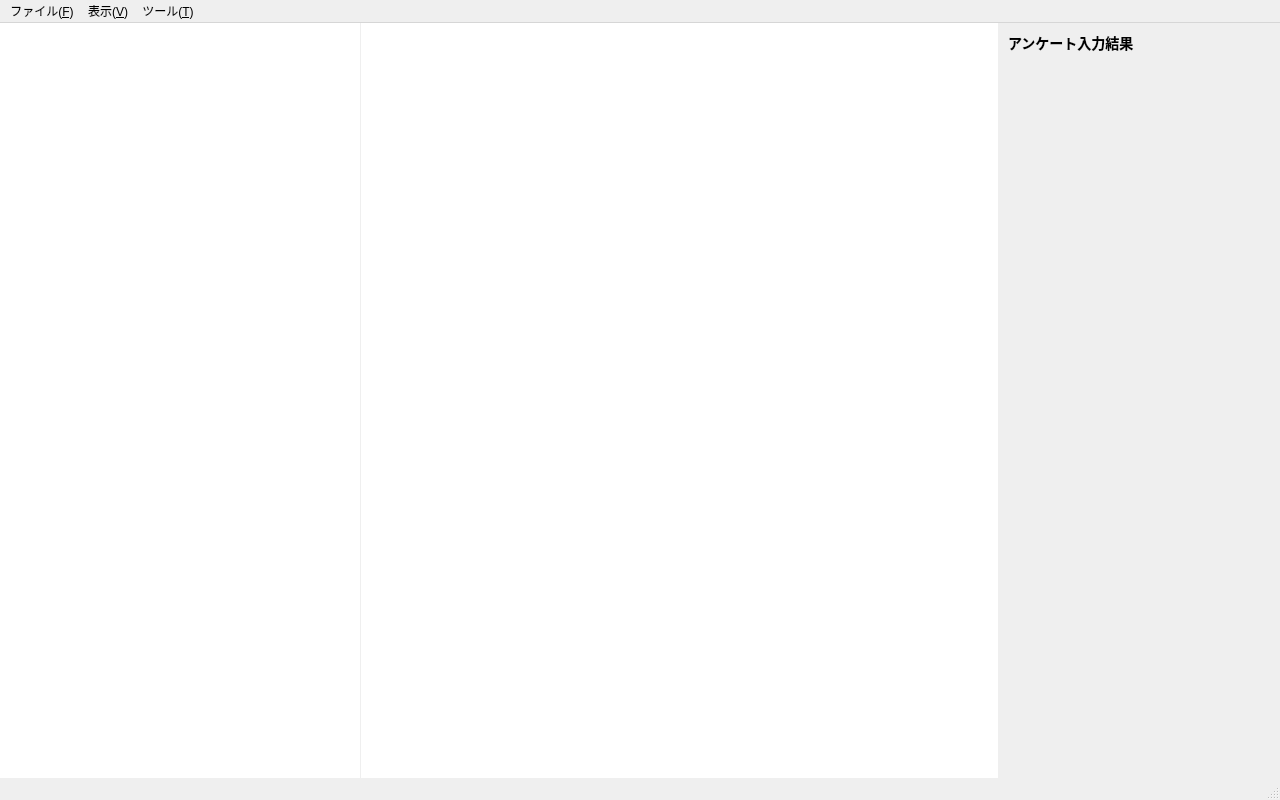
<?xml version="1.0" encoding="UTF-8"?>
<ui version="4.0">
 <class>MainWindow</class>
 <widget class="QMainWindow" name="MainWindow">
  <property name="geometry">
   <rect>
    <x>0</x>
    <y>0</y>
    <width>1280</width>
    <height>800</height>
   </rect>
  </property>
  <property name="windowTitle">
   <string>アンケート読み込み支援</string>
  </property>
  <widget class="QWidget" name="centralwidget">
   <layout class="QHBoxLayout" name="centralLayout">
    <property name="spacing">
     <number>0</number>
    </property>
    <property name="leftMargin">
     <number>0</number>
    </property>
    <property name="topMargin">
     <number>0</number>
    </property>
    <property name="rightMargin">
     <number>0</number>
    </property>
    <property name="bottomMargin">
     <number>0</number>
    </property>
    <item>
     <widget class="QSplitter" name="splitter">
      <property name="orientation">
       <enum>Qt::Horizontal</enum>
      </property>
      <property name="handleWidth">
       <number>1</number>
      </property>
      <property name="childrenCollapsible">
       <bool>false</bool>
      </property>
      <widget class="QSplitter" name="leftSplitter">
       <property name="orientation">
        <enum>Qt::Horizontal</enum>
       </property>
       <property name="handleWidth">
        <number>1</number>
       </property>
       <property name="childrenCollapsible">
        <bool>false</bool>
       </property>
       <widget class="QListWidget" name="thumbnailList">
        <property name="minimumSize">
         <size>
          <width>140</width>
          <height>0</height>
         </size>
        </property>
        <property name="maximumSize">
         <size>
          <width>360</width>
          <height>16777215</height>
         </size>
        </property>
        <property name="horizontalScrollBarPolicy">
         <enum>Qt::ScrollBarAlwaysOff</enum>
        </property>
        <property name="verticalScrollBarPolicy">
         <enum>Qt::ScrollBarAsNeeded</enum>
        </property>
        <property name="frameShape">
         <enum>QFrame::NoFrame</enum>
        </property>
        <property name="iconSize">
         <size>
          <width>120</width>
          <height>160</height>
         </size>
        </property>
        <property name="spacing">
         <number>6</number>
        </property>
        <property name="movement">
         <enum>QListView::Static</enum>
        </property>
        <property name="flow">
         <enum>QListView::TopToBottom</enum>
        </property>
        <property name="isWrapping">
         <bool>false</bool>
        </property>
        <property name="resizeMode">
         <enum>QListView::Adjust</enum>
        </property>
        <property name="viewMode">
         <enum>QListView::IconMode</enum>
        </property>
        <property name="uniformItemSizes">
         <bool>false</bool>
        </property>
       </widget>
       <widget class="QGraphicsView" name="pdfView">
        <property name="minimumSize">
         <size>
          <width>360</width>
          <height>0</height>
         </size>
        </property>
        <property name="frameShape">
         <enum>QFrame::NoFrame</enum>
        </property>
       </widget>
      </widget>
      <widget class="QScrollArea" name="formScrollArea">
       <property name="minimumSize">
        <size>
         <width>280</width>
         <height>0</height>
        </size>
       </property>
       <property name="frameShape">
        <enum>QFrame::NoFrame</enum>
       </property>
       <property name="widgetResizable">
        <bool>true</bool>
       </property>
       <widget class="QWidget" name="formContainer">
        <property name="geometry">
         <rect>
          <x>0</x>
          <y>0</y>
          <width>340</width>
          <height>740</height>
         </rect>
        </property>
        <layout class="QVBoxLayout" name="formContainerLayout">
         <item>
          <widget class="QLabel" name="formTitleLabel">
           <property name="text">
            <string>アンケート入力結果</string>
           </property>
           <property name="styleSheet">
            <string notr="true">font-weight: bold; font-size: 14px;</string>
           </property>
          </widget>
         </item>
         <item>
          <layout class="QFormLayout" name="formLayout"/>
         </item>
         <item>
          <spacer name="formSpacer">
           <property name="orientation">
            <enum>Qt::Vertical</enum>
           </property>
           <property name="sizeHint" stdset="0">
            <size>
             <width>20</width>
             <height>40</height>
            </size>
           </property>
          </spacer>
         </item>
        </layout>
       </widget>
      </widget>
     </widget>
    </item>
   </layout>
  </widget>
  <widget class="QMenuBar" name="menubar">
   <property name="geometry">
    <rect>
     <x>0</x>
     <y>0</y>
     <width>1280</width>
     <height>24</height>
    </rect>
   </property>
   <widget class="QMenu" name="menuFile">
    <property name="title">
     <string>ファイル(&amp;F)</string>
    </property>
    <addaction name="actionOpenPdf"/>
    <addaction name="separator"/>
    <addaction name="actionFitWidth"/>
    <addaction name="actionFitHeight"/>
    <addaction name="separator"/>
    <addaction name="actionQuit"/>
   </widget>
   <widget class="QMenu" name="menuView">
    <property name="title">
     <string>表示(&amp;V)</string>
    </property>
    <addaction name="actionFontLarger"/>
    <addaction name="actionFontSmaller"/>
    <addaction name="actionFontReset"/>
   </widget>
   <widget class="QMenu" name="menuTools">
    <property name="title">
     <string>ツール(&amp;T)</string>
    </property>
    <addaction name="actionCreateForm"/>
    <addaction name="actionEditForm"/>
    <addaction name="actionLoadForm"/>
    <addaction name="actionSaveForm"/>
    <addaction name="separator"/>
    <addaction name="actionDetectionSettings"/>
   </widget>
   <addaction name="menuFile"/>
   <addaction name="menuView"/>
   <addaction name="menuTools"/>
  </widget>
  <widget class="QStatusBar" name="statusbar"/>
  <action name="actionOpenPdf">
   <property name="text">
    <string>PDFを開く</string>
   </property>
   <property name="shortcut">
    <string>Ctrl+O</string>
   </property>
  </action>
  <action name="actionFitWidth">
   <property name="checkable">
    <bool>true</bool>
   </property>
   <property name="checked">
    <bool>true</bool>
   </property>
   <property name="text">
    <string>横幅に合わせる</string>
   </property>
  </action>
  <action name="actionFitHeight">
   <property name="checkable">
    <bool>true</bool>
   </property>
   <property name="text">
    <string>高さに合わせる</string>
   </property>
  </action>
  <action name="actionQuit">
   <property name="text">
    <string>アプリを閉じる</string>
   </property>
   <property name="shortcut">
    <string>Ctrl+Q</string>
   </property>
  </action>
  <action name="actionDetectionSettings">
   <property name="text">
    <string>検出設定…</string>
   </property>
   <property name="shortcut">
    <string>Ctrl+D</string>
   </property>
  </action>
  <action name="actionFontLarger">
   <property name="text">
    <string>フォントを大きく</string>
   </property>
   <property name="shortcut">
    <string>Ctrl++</string>
   </property>
  </action>
  <action name="actionFontSmaller">
   <property name="text">
    <string>フォントを小さく</string>
   </property>
   <property name="shortcut">
    <string>Ctrl+-</string>
   </property>
  </action>
  <action name="actionFontReset">
   <property name="text">
    <string>フォントサイズを既定(14pt)に戻す</string>
   </property>
   <property name="shortcut">
    <string>Ctrl+0</string>
   </property>
  </action>
  <action name="actionCreateForm">
   <property name="text">
    <string>フォーム作成…（PDFから）</string>
   </property>
  </action>
  <action name="actionLoadForm">
   <property name="text">
    <string>フォーム読み込み…</string>
   </property>
  </action>
  <action name="actionSaveForm">
   <property name="text">
    <string>フォーム保存…</string>
   </property>
  </action>
  <action name="actionEditForm">
   <property name="text">
    <string>フォーム編集…</string>
   </property>
   <property name="shortcut">
    <string>Ctrl+E</string>
   </property>
  </action>
 </widget>
 <resources/>
 <connections/>
</ui>
